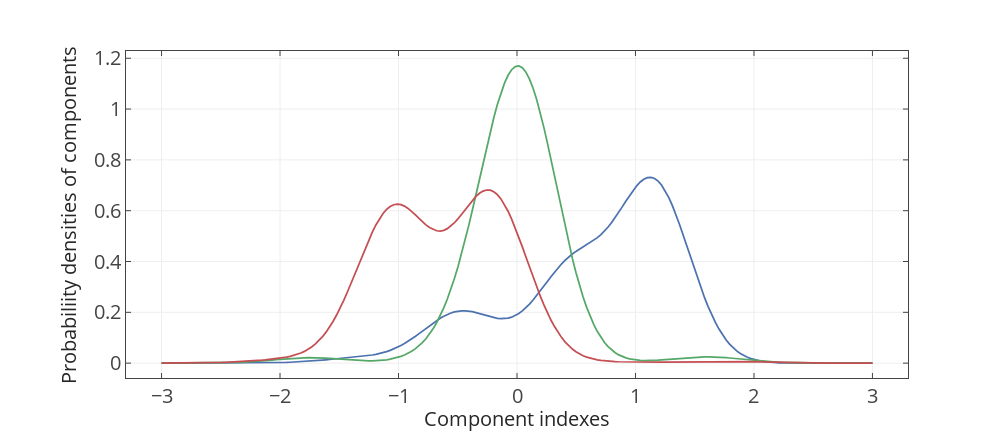

Notebook code for this chart:
### Markdown cell above
Visualize the components

### Code cell
fig, ax = plt.subplots()
ax.plot(y_plot, dpm_pdfs.T)
ax.set_xlabel('Component indexes')
ax.set_ylabel('Probabiliity densities of components')
fig = plt.gcf()
import plotly as py
py.offline.init_notebook_mode(connected=True)
py.offline.iplot_mpl(fig)
#plt.savefig('figpath1.svg', dpi = 400, bbox_inches = "tight")

### Figure 1 — Plotly figure (JSON) as saved in the notebook; plotly's stock layout.template omitted (floating-point values rounded to 4 significant figures; data arrays with more than 128 entries replaced by an {"elided": "..."} marker saying what was removed)
{"data": [{"line": {"color": "rgba (76, 114, 176, 1)", "dash": "solid", "width": 1.75}, "mode": "lines", "name": "_line0", "type": "scatter", "x": {"elided": "200 float values"}, "xaxis": "x1", "y": {"elided": "200 float values"}, "yaxis": "y1"}, {"line": {"color": "rgba (85, 168, 104, 1)", "dash": "solid", "width": 1.75}, "mode": "lines", "name": "_line1", "type": "scatter", "x": {"elided": "200 float values"}, "xaxis": "x1", "y": {"elided": "200 float values"}, "yaxis": "y1"}, {"line": {"color": "rgba (196, 78, 82, 1)", "dash": "solid", "width": 1.75}, "mode": "lines", "name": "_line2", "type": "scatter", "x": {"elided": "200 float values"}, "xaxis": "x1", "y": {"elided": "200 float values"}, "yaxis": "y1"}], "layout": {"autosize": false, "height": 432, "hovermode": "closest", "margin": {"b": 54, "l": 126, "pad": 0, "r": 100, "t": 51}, "showlegend": false, "width": 1008, "xaxis1": {"anchor": "y1", "domain": [0, 1], "mirror": "ticks", "nticks": 9, "range": [-3.3, 3.3], "showgrid": true, "showline": true, "side": "bottom", "tickfont": {"size": 20}, "ticks": "inside", "title": "Component indexes", "titlefont": {"color": "#262626", "size": 20}, "type": "linear", "zeroline": false}, "yaxis1": {"anchor": "x1", "domain": [0, 1], "mirror": "ticks", "nticks": 9, "range": [-0.0585, 1.229], "showgrid": true, "showline": true, "side": "left", "tickfont": {"size": 20}, "ticks": "inside", "title": "Probabiliity densities of components", "titlefont": {"color": "#262626", "size": 20}, "type": "linear", "zeroline": false}}}
